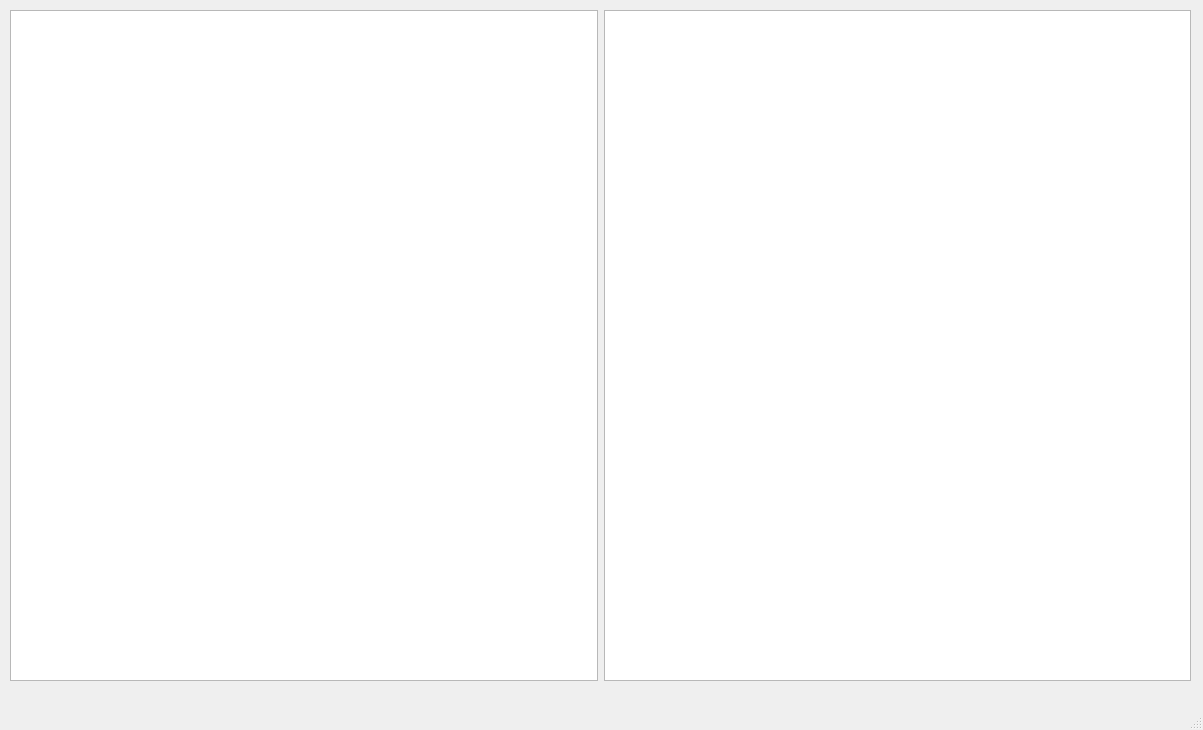
<?xml version="1.0" encoding="UTF-8"?>
<ui version="4.0">
 <class>MainWindow</class>
 <widget class="QMainWindow" name="MainWindow">
  <property name="geometry">
   <rect>
    <x>0</x>
    <y>0</y>
    <width>1203</width>
    <height>730</height>
   </rect>
  </property>
  <property name="windowTitle">
   <string>MainWindow</string>
  </property>
  <widget class="QWidget" name="centralwidget">
   <widget class="QWidget" name="horizontalLayoutWidget">
    <property name="geometry">
     <rect>
      <x>10</x>
      <y>10</y>
      <width>1181</width>
      <height>671</height>
     </rect>
    </property>
    <layout class="QHBoxLayout" name="horizontalLayout">
     <item>
      <widget class="QGraphicsView" name="gV"/>
     </item>
     <item>
      <widget class="QListWidget" name="f_list">
       <item>
        <property name="text">
         <string/>
        </property>
        <property name="flags">
         <set>ItemIsSelectable|ItemIsEditable|ItemIsDragEnabled|ItemIsUserCheckable|ItemIsEnabled</set>
        </property>
       </item>
      </widget>
     </item>
    </layout>
   </widget>
  </widget>
  <widget class="QMenuBar" name="menubar">
   <property name="geometry">
    <rect>
     <x>0</x>
     <y>0</y>
     <width>1203</width>
     <height>21</height>
    </rect>
   </property>
  </widget>
  <widget class="QStatusBar" name="statusbar"/>
 </widget>
 <resources/>
 <connections/>
</ui>
